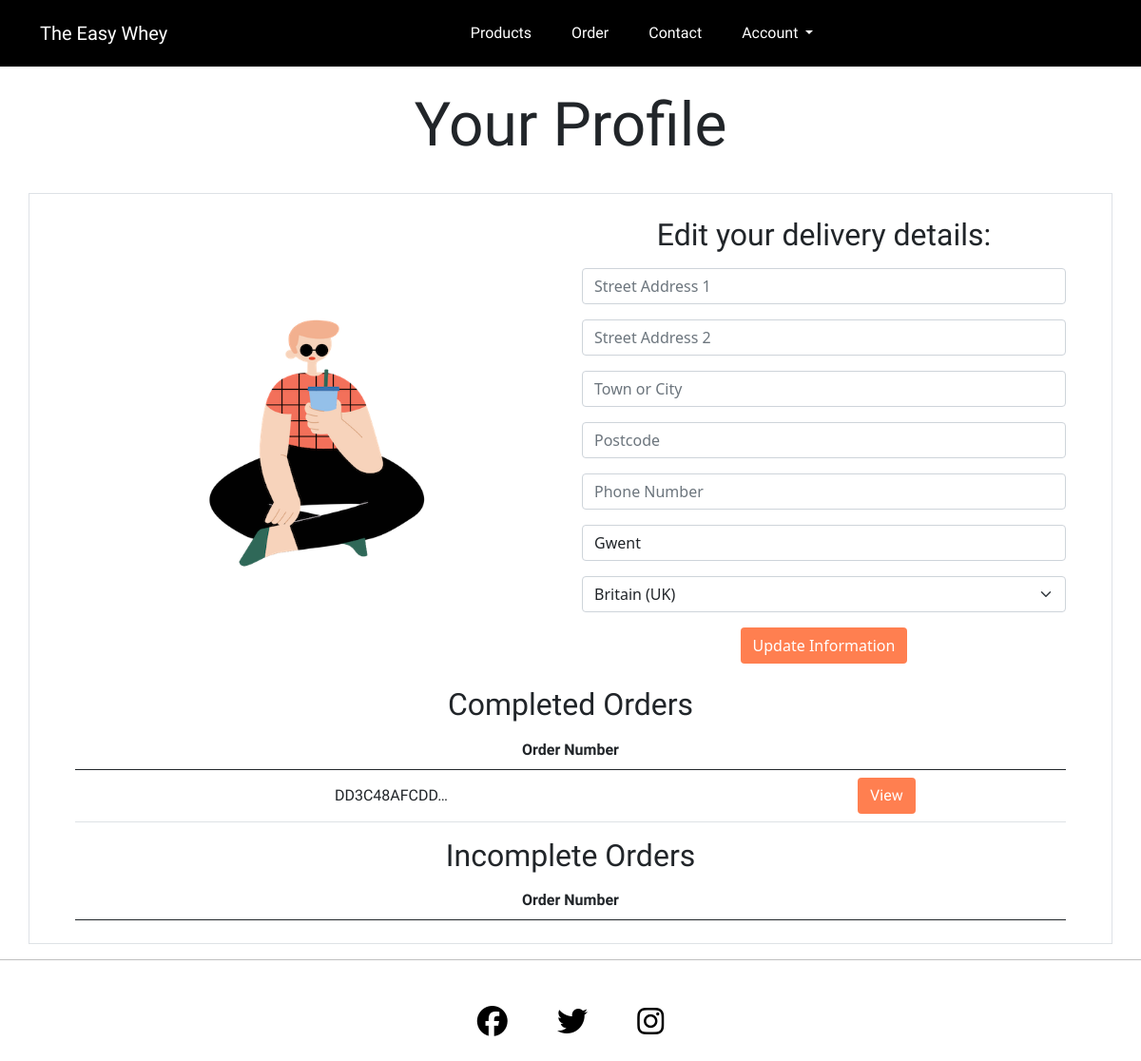
Page /profile/ (signed in) on the earlier database version.
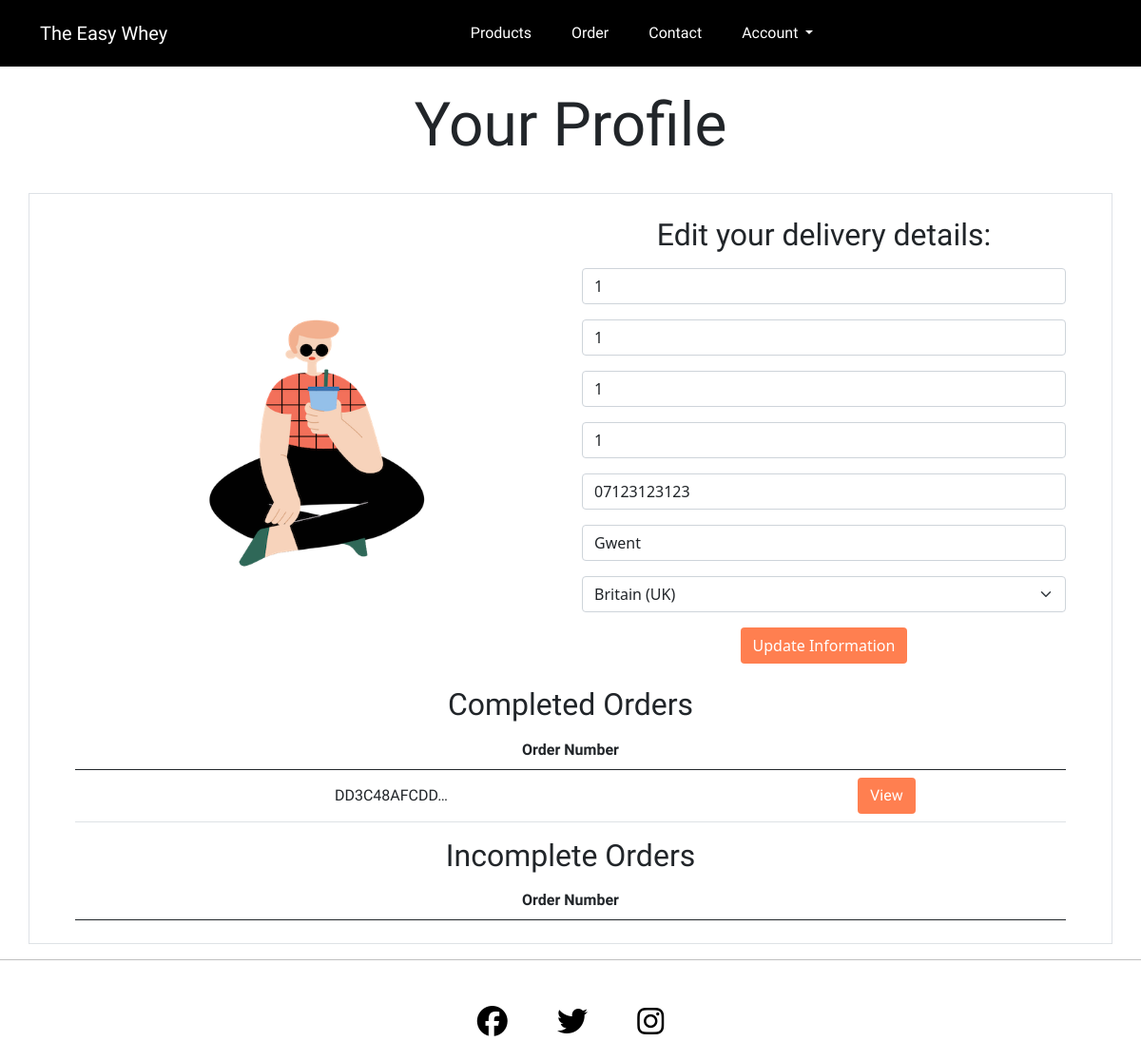
Same page on the later database version.
### profiles/models.py (models this page shows, shortened)
class UserProfile(models.Model):
    user = models.OneToOneField(User, on_delete=models.CASCADE)
    default_address_one = models.CharField(
        max_length=100, null=True, blank=True
    )
    default_address_two = models.CharField(
        max_length=100, null=True, blank=True
    )
    default_town_city = models.CharField(max_length=50, null=True, blank=True)
    default_postcode = models.CharField(max_length=50, null=True, blank=True)
    default_phone_number = models.CharField(
        validators=[phone_regex], max_length=11, null=True, blank=True
    )
    default_county = models.CharField(max_length=50, null=True, blank=True)
    default_country = CountryField(
        blank_label="Country", null=True, blank=True
    )

### subscription/models.py (models this page shows, shortened)
class Order(models.Model):
    order_number = models.CharField(max_length=32, null=False, editable=False)
    user_profile = models.ForeignKey(
        UserProfile,
        on_delete=models.SET_NULL,
        null=True,
        blank=True,
        related_name="orders",
    )
    full_name = models.CharField(max_length=50, null=False, blank=False)
    email = models.EmailField(max_length=200, null=False, blank=False)
    phone_number = models.CharField(
        validators=[phone_regex], max_length=11, null=True, blank=True
    )
    address_one = models.CharField(max_length=100, null=False, blank=False)
    address_two = models.CharField(max_length=100, null=False, blank=False)
    postcode = models.CharField(max_length=50, null=True, blank=True)
    town_city = models.CharField(max_length=50, null=False, blank=False)
    county = models.CharField(max_length=50, null=True, blank=True)
    country = CountryField(blank_label="Country *", null=False, blank=False)
    date = models.DateTimeField(auto_now_add=True)
    total_cost = models.DecimalField(
        max_digits=10, decimal_places=2, null=False, blank=False, default=0
    )
    is_paid = models.BooleanField(default=False)

### profiles/views.py (the view)
# urls.py: path('profile/', views.profile, name="profile"),
@login_required
def profile(request):
    request.session['checkout_key'] = False
    profile = get_object_or_404(UserProfile, user=request.user)
    form = UserProfileForm(instance=profile)
    if request.method == "POST":
        form = UserProfileForm(request.POST, instance=profile)
        if form.is_valid():
            form.save()
            messages.success(request, "Profile saved.")
    orders = profile.orders.all()
    context = {
             "form": form,
             "orders": orders,
        }
    return render(request, "profiles/profile.html", context)

### profiles/forms.py
class UserProfileForm(forms.ModelForm):
    class Meta:
        model = UserProfile
        exclude = ("user",)
    def __init__(self, *args, **kwargs):
        super().__init__(*args, **kwargs)
        placeholders = {
            "default_address_one": "Street Address 1",
            "default_address_two": "Street Address 2",
            "default_town_city": "Town or City",
            "default_postcode": "Postcode",
            "default_phone_number": "Phone Number",
            "default_county": "County",
            "default_country": "County",
        }
        self.fields["default_address_one"].widget.attrs["autofocus"] = True
        for field in self.fields:
            if self.fields[field].required:
                placeholder = f"{placeholders[field]} *"
            else:
                placeholder = placeholders[field]
            self.fields[field].widget.attrs["placeholder"] = placeholder
            self.fields[field].label = False

### templates/profiles/profile.html (shortened to what this page needs)
{% extends 'base.html' %}
{% load static %}
{% block header %}
<div class="container-fluid">
    <div class="row my-4">
        <div class="col text-center">
            <h2 class="display-3 title-font">Your Profile</h2>
        </div>
    </div>
</div>
{% endblock %}
{% block content %}
<div class="container border py-2 px-5 mt-4">
    <div class="row justify-content-center align-items-center">
        <div class="col text-center align-self-center"><img src="{% static 'images/man-shake-sitting.png' %}"
                class="img-fluid my-2 w-50" alt="man sitting with a protein shake"></div>
        <div class="col-md-6 text-center">
            <h2 class="text-font my-3">Edit your delivery details:</h2>
            <form action="{% url 'profile' %}" method="POST" id="profile-delivery-form">
                {{ form | crispy }}
                <button type="submit" class="btn standout-button mb-4">Update Information</button>
            </form>
        </div>
    </div>
    <div class="row justify-content-center align-items-center">
        <div class="col text-center">
            <h2 class="text-font">Completed Orders</h2>
            {% if orders %}
            <table class="table table-hover align-middle text-font">
                <thead>
                    <tr>
                        <th scope="col" colspan="2">Order Number</th>
                    </tr>
                </thead>
                <tbody>
                    {% for order in orders %}
                    {% if order.is_paid %}
                    <tr>
                        <td>{{order.order_number|truncatechars:12}}</td>
                        <td><a href="{% url 'order_history' order.order_number %}" class="btn standout-button"
                                title="{{ order.order_number }}">View</a>
                        </td>
                    </tr>
                    {% endif %}
                    {% endfor %}
                </tbody>
            </table>
            <h2 class="text-font">Incomplete Orders</h2>
            <table class="table table-hover align-middle text-font">
                <thead>
                    <tr>
                        <th scope="col" colspan="2">Order Number</th>
                    </tr>
                </thead>
            </table>
            {% else %}
            <h3 class="text-font my-2">You currently have no orders.</h3>
            {% endif %}
        </div>
    </div>
</div>
{% endblock %}

### templates/base.html (shortened to what this page needs)
{% load static %}
<!DOCTYPE html>
<html lang="en">
<head>
    {% block css %}
    <link href="https://cdn.jsdelivr.net/npm/bootstrap@5.0.2/dist/css/bootstrap.min.css" rel="stylesheet"
>
    <link rel="stylesheet" href="{% static 'css/style.css' %}">
    {% endblock %}
</head>
<body>
    <nav class="navbar navbar-expand-lg navbar-dark bg-dark text-font background-black">
        <div class="container ">
            <a class="navbar-brand title-font" href="/">The Easy Whey</a>
            <div class="collapse navbar-collapse justify-content-center" id="navbarNavDropdown">
                <ul class="navbar-nav">
                    <li class="nav-item btn">
                        <a class="nav-link text-white" href="{% url 'product_detail' %}">Products</a>
                    </li>
                    <li class="nav-item btn">
                        <a class="nav-link text-white" href="{% url 'order' %}">Order</a>
                    </li>
                    <li class="nav-item btn ">
                        <a class="nav-link text-white" href="{% url 'contact' %}">Contact</a>
                    </li>
                    <li class="nav-item dropdown btn">
                        <a class="nav-link dropdown-toggle text-white" href="#" id="navbarDropdownMenuLink"
                            role="button" data-bs-toggle="dropdown" aria-expanded="false">
                            Account
                        </a>
                    </li>
                </ul>
            </div>
        </div>
    </nav>
    {% block header %}
    {% endblock %}
    {% block content %}
    {% endblock %}
    <hr class="mb-4">
    <footer id="footer">
        <div class="container-fluid">
            <div class="row d-inline text-center">
                <div class="col">
                    <a href="https://www.facebook.com" target="_blank"><i class="fab fa-facebook"></i></a>
                    <a href="https://www.twitter.com" target="_blank"><i class="fab fa-twitter mx-5"></i></a>
                    <a href="https://www.instagram.com" target="_blank"><i class="fab fa-instagram"></i></a>
                </div>
            </div>
        </div>
    </footer>
</body>
</html>

### static/css/style.css (style rules this page uses)
i { font-size: 2rem; color: black; }
hr { height: 5px; color: black; justify-content: center; }
.title-font { font-family: 'Shadows Into Light', sans-serif; }
.text-font { font-family: 'Quicksand', sans-serif; }
.text-white { color: white !important; }
.background-black { background-color: black !important; }
.standout-button { background-color: coral !important; color: white !important; }

Differences in the rows shown:
changed UserProfile "Gwent": default_address_one (not shown) → "1"; default_address_two (not shown) → "1"; default_town_city (not shown) → "1"; default_postcode (not shown) → "1"; default_phone_number (not shown) → "07123123123"
